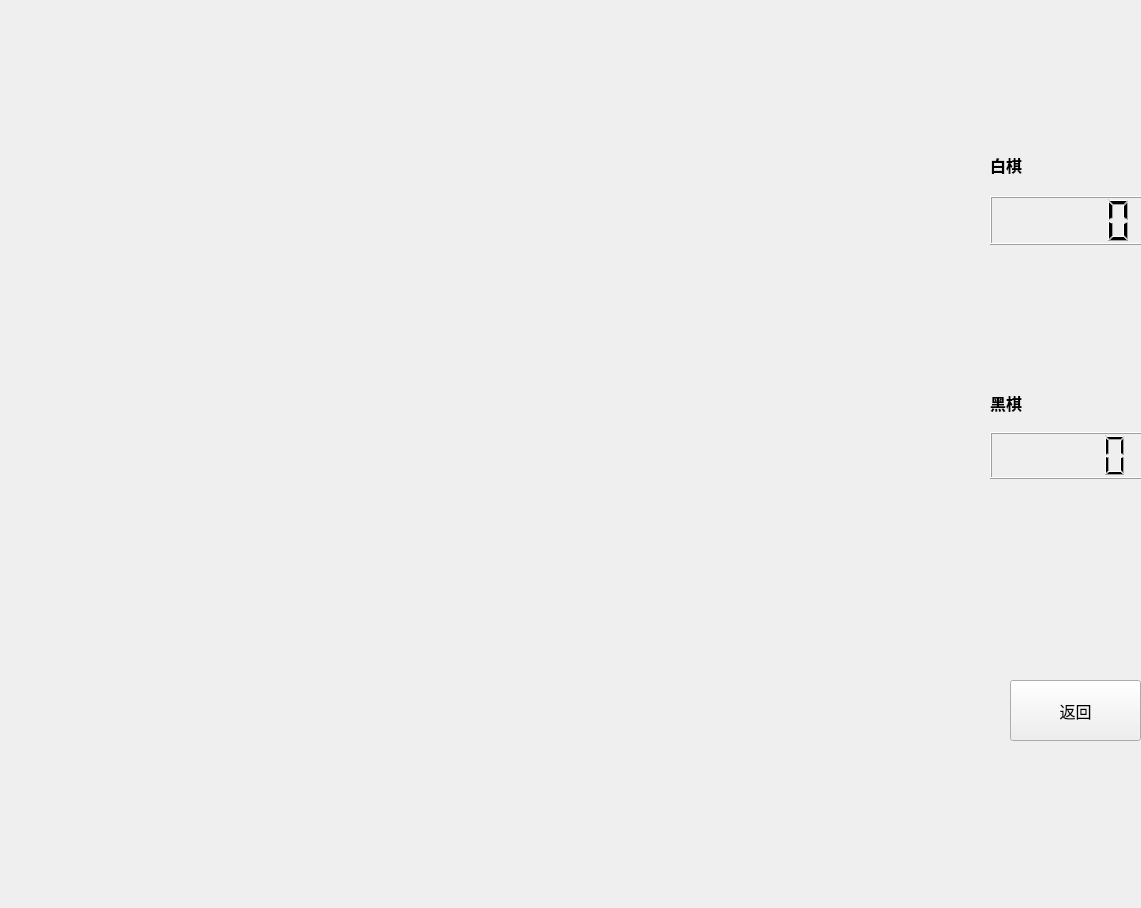
<?xml version="1.0" encoding="UTF-8"?>
<ui version="4.0">
 <class>gamewighet</class>
 <widget class="QWidget" name="gamewighet">
  <property name="geometry">
   <rect>
    <x>0</x>
    <y>0</y>
    <width>1141</width>
    <height>908</height>
   </rect>
  </property>
  <property name="font">
   <font>
    <family>黑体</family>
   </font>
  </property>
  <property name="windowTitle">
   <string>Form</string>
  </property>
  <widget class="QWidget" name="layoutWidget">
   <property name="geometry">
    <rect>
     <x>990</x>
     <y>140</y>
     <width>161</width>
     <height>161</height>
    </rect>
   </property>
   <layout class="QVBoxLayout" name="verticalLayout">
    <item>
     <widget class="QLabel" name="wihte">
      <property name="font">
       <font>
        <family>微软雅黑</family>
        <pointsize>12</pointsize>
        <weight>75</weight>
        <bold>true</bold>
       </font>
      </property>
      <property name="text">
       <string>白棋</string>
      </property>
     </widget>
    </item>
    <item>
     <widget class="QLCDNumber" name="lcd_white">
      <property name="styleSheet">
       <string notr="true">border-image: url(:/x.jpg);</string>
      </property>
     </widget>
    </item>
    <item>
     <widget class="QLabel" name="whitepos">
      <property name="font">
       <font>
        <pointsize>11</pointsize>
       </font>
      </property>
      <property name="text">
       <string/>
      </property>
     </widget>
    </item>
   </layout>
  </widget>
  <widget class="QWidget" name="layoutWidget">
   <property name="geometry">
    <rect>
     <x>990</x>
     <y>380</y>
     <width>161</width>
     <height>151</height>
    </rect>
   </property>
   <layout class="QVBoxLayout" name="verticalLayout_2">
    <item>
     <widget class="QLabel" name="black">
      <property name="font">
       <font>
        <family>微软雅黑</family>
        <pointsize>12</pointsize>
        <weight>75</weight>
        <bold>true</bold>
       </font>
      </property>
      <property name="text">
       <string>黑棋</string>
      </property>
     </widget>
    </item>
    <item>
     <widget class="QLCDNumber" name="lcd_black">
      <property name="styleSheet">
       <string notr="true">border-image: url(:/x.jpg);</string>
      </property>
     </widget>
    </item>
    <item>
     <widget class="QLabel" name="blackpos">
      <property name="font">
       <font>
        <pointsize>11</pointsize>
       </font>
      </property>
      <property name="text">
       <string/>
      </property>
     </widget>
    </item>
   </layout>
   <zorder>lcd_black</zorder>
   <zorder>black</zorder>
   <zorder>blackpos</zorder>
  </widget>
  <widget class="QPushButton" name="returnButton">
   <property name="geometry">
    <rect>
     <x>1010</x>
     <y>680</y>
     <width>131</width>
     <height>61</height>
    </rect>
   </property>
   <property name="font">
    <font>
     <family>黑体</family>
     <pointsize>12</pointsize>
    </font>
   </property>
   <property name="text">
    <string>返回</string>
   </property>
  </widget>
  <widget class="QLabel" name="label_3">
   <property name="geometry">
    <rect>
     <x>1000</x>
     <y>240</y>
     <width>81</width>
     <height>18</height>
    </rect>
   </property>
   <property name="font">
    <font>
     <pointsize>12</pointsize>
    </font>
   </property>
   <property name="text">
    <string/>
   </property>
  </widget>
 </widget>
 <resources/>
 <connections/>
</ui>
